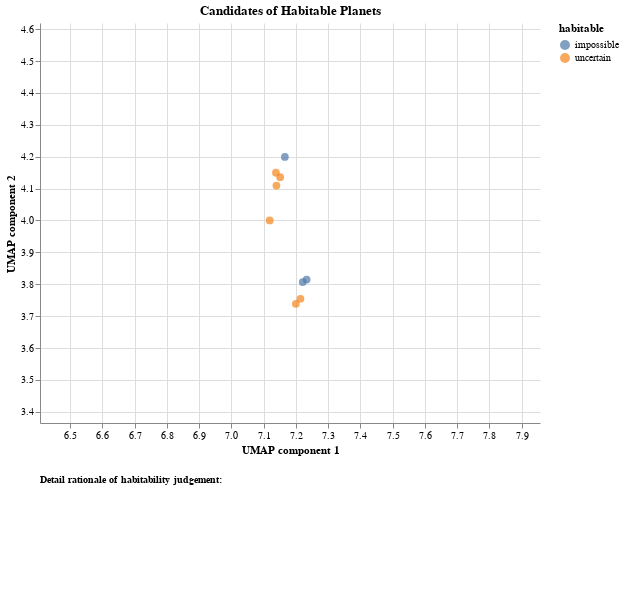

The cell this chart's notebook holds for it:
### Code cell
# Show the chart of the candidates of habitable planets
df_1st_candidates=json_to_ds(json_str)
show_chart(df_1st_candidates)

### Figure 1 — Vega-Lite specification as saved in the notebook (floating-point values rounded to 4 significant figures)
{"$schema": "https://vega.github.io/schema/vega-lite/v4.17.0.json", "config": {"view": {"continuousHeight": 300, "continuousWidth": 400, "strokeWidth": 0}}, "data": {"name": "data-c9a99debf09c993381f989b8e9dcca25"}, "datasets": {"data-c9a99debf09c993381f989b8e9dcca25": [{"UMAP component 1": 7.14, "UMAP component 2": 4.11, "cat": "no", "habitable": "uncertain", "long_rationale": ["K2-3 d falls within the conservative habitable zone (HZ) of its star, with 0.215% of its orbit", "falling within this zone. However, its eccentricity of 0.097 and low percentage (0.549%) of orbit", "within the optimistic HZ raise uncertainty about its habitability. Further analysis is needed to", "determine if it has the necessary conditions for liquid water on its surface."], "planet": "K2-3 d", "rationale": "The exoplanet falls within the conservative habitable zone (HZ) of its star, but its eccentricity and low percentage of orbit within the optimistic HZ make its habitability uncertain."}, {"UMAP component 1": 7.221, "UMAP component 2": 3.807, "cat": "no", "habitable": "impossible", "long_rationale": ["Kepler-1647 b has a mass of 1.52 Jupiter masses and a radius of 1.059 Jupiter radii, which are", "outside the range for habitability. Its equilibrium temperatures at all four points in its orbit are", "also not within the range for habitability. Therefore, it is considered impossible for this", "exoplanet to be habitable."], "planet": "Kepler-1647 b", "rationale": "The exoplanet's mass, radius, and equilibrium temperatures are not within the range for habitability."}, {"UMAP component 1": 7.166, "UMAP component 2": 4.199, "cat": "no", "habitable": "impossible", "long_rationale": ["Kepler-1654 b has a mass of 0.5 Jupiter masses and a radius of 0.819 Jupiter radii, which are", "outside the range for habitability. Its equilibrium temperatures at all four points in its orbit are", "also not within the range for habitability. Therefore, it is considered impossible for this", "exoplanet to be habitable."], "planet": "Kepler-1654 b", "rationale": "The exoplanet's mass, radius, and equilibrium temperatures are not within the range for habitability."}, {"UMAP component 1": 7.2, "UMAP component 2": 3.739, "cat": "no", "habitable": "uncertain", "long_rationale": ["Kepler-1661 b falls within the conservative habitable zone (HZ) of its star, with 0.462% of its", "orbit falling within this zone. However, its eccentricity of 0.057 and low percentage (0.585%) of", "orbit within the optimistic HZ raise uncertainty about its habitability. Further analysis is needed", "to determine if it has the necessary conditions for liquid water on its surface."], "planet": "Kepler-1661 b", "rationale": "The exoplanet falls within the conservative habitable zone (HZ) of its star, but its eccentricity and low percentage of orbit within the optimistic HZ make its habitability uncertain."}, {"UMAP component 1": 7.233, "UMAP component 2": 3.815, "cat": "no", "habitable": "impossible", "long_rationale": ["Kepler-16 b has a mass of 0.333 Jupiter masses and a radius of 0.754 Jupiter radii, which are", "outside the range for habitability. Its equilibrium temperatures at all four points in its orbit are", "also not within the range for habitability. Therefore, it is considered impossible for this", "exoplanet to be habitable."], "planet": "Kepler-16 b", "rationale": "The exoplanet's mass, radius, and equilibrium temperatures are not within the range for habitability."}, {"UMAP component 1": 7.151, "UMAP component 2": 4.136, "cat": "no", "habitable": "uncertain", "long_rationale": ["Kepler-1708 b falls within the conservative habitable zone (HZ) of its star, with 0.904% of its", "orbit falling within this zone. However, its eccentricity of 0.4 and low percentage (1.145%) of", "orbit within the optimistic HZ raise uncertainty about its habitability. Further analysis is needed", "to determine if it has the necessary conditions for liquid water on its surface."], "planet": "Kepler-1708 b", "rationale": "The exoplanet falls within the conservative habitable zone (HZ) of its star, but its eccentricity and low percentage of orbit within the optimistic HZ make its habitability uncertain."}, {"UMAP component 1": 7.119, "UMAP component 2": 4.0, "cat": "no", "habitable": "uncertain", "long_rationale": ["Kepler-34 b falls within the conservative habitable zone (HZ) of its star, with 0.908% of its orbit", "falling within this zone. However, its eccentricity of 0.182 and low percentage (1.151%) of orbit", "within the optimistic HZ raise uncertainty about its habitability. Further analysis is needed to", "determine if it has the necessary conditions for liquid water on its surface."], "planet": "Kepler-34 b", "rationale": "The exoplanet falls within the conservative habitable zone (HZ) of its star, but its eccentricity and low percentage of orbit within the optimistic HZ make its habitability uncertain."}, {"UMAP component 1": 7.214, "UMAP component 2": 3.755, "cat": "no", "habitable": "uncertain", "long_rationale": ["Kepler-453 b falls within the conservative habitable zone (HZ) of its star, with 0.579% of its orbit", "falling within this zone. However, its eccentricity of 0.036 and low percentage (0.733%) of orbit", "within the optimistic HZ raise uncertainty about its habitability. Further analysis is needed to", "determine if it has the necessary conditions for liquid water on its surface."], "planet": "Kepler-453 b", "rationale": "The exoplanet falls within the conservative habitable zone (HZ) of its star, but its eccentricity and low percentage of orbit within the optimistic HZ make its habitability uncertain."}, {"UMAP component 1": 7.138, "UMAP component 2": 4.15, "cat": "no", "habitable": "uncertain", "long_rationale": ["TOI-2285 b falls within the conservative habitable zone (HZ) of its star, with 0.139% of its orbit", "falling within this zone. However, its eccentricity of 0.3 and low percentage (0.176%) of orbit", "within the optimistic HZ raise uncertainty about its habitability. Further analysis is needed to", "determine if it has the necessary conditions for liquid water on its surface."], "planet": "TOI-2285 b", "rationale": "The exoplanet falls within the conservative habitable zone (HZ) of its star, but its eccentricity and low percentage of orbit within the optimistic HZ make its habitability uncertain."}]}, "vconcat": [{"encoding": {"color": {"field": "habitable", "type": "nominal"}, "tooltip": [{"field": "planet", "type": "nominal"}, {"field": "rationale", "type": "nominal"}], "x": {"field": "UMAP component 1", "scale": {"domain": [6.407, 7.957]}, "type": "quantitative"}, "y": {"field": "UMAP component 2", "scale": {"domain": [3.365, 4.619]}, "type": "quantitative"}}, "height": 400, "mark": {"filled": true, "size": 60, "type": "point"}, "selection": {"selector003": {"empty": "none", "fields": ["planet"], "nearest": true, "on": "click", "type": "single"}, "selector004": {"bind": "scales", "encodings": ["x", "y"], "type": "interval"}}, "title": "Candidates of Habitable Planets", "width": 500}, {"encoding": {"text": {"field": "long_rationale", "type": "nominal"}, "x": {"value": 5}, "y": {"value": 5}}, "height": 100, "mark": {"align": "left", "baseline": "top", "dx": 0, "dy": 0, "lineBreak": "\\n", "type": "text"}, "title": {"anchor": "start", "dy": -5, "fontSize": 10, "offset": 5, "orient": "top", "text": "Detail rationale of habitability judgement:"}, "transform": [{"filter": {"selection": "selector003"}}], "width": 500}]}
